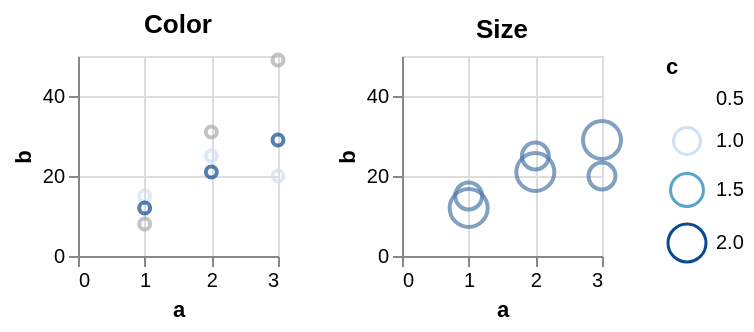

Vega-Lite specification for this chart:
### Vega specification from a JSON file in a GitHub repository (floating-point values rounded to 4 significant figures)
{"$schema": "https://vega.github.io/schema/vega/v5.json", "description": "Testing invalid", "background": "white", "padding": 5, "height": 100, "data": [{"name": "source_0", "values": [{"a": 1, "b": 15, "c": 1}, {"a": 2, "b": 25, "c": 1}, {"a": 3, "b": 20, "c": 1}, {"a": 1, "b": 12, "c": 2}, {"a": 2, "b": 21, "c": 2}, {"a": 3, "b": 29, "c": 2}, {"a": 1, "b": 8, "c": null}, {"a": 2, "b": 31, "c": null}, {"a": 3, "b": 49, "c": null}]}], "signals": [{"name": "childWidth", "value": 100}], "layout": {"padding": 20, "bounds": "full", "align": "each"}, "marks": [{"type": "group", "name": "concat_0_group", "title": {"text": "Color", "frame": "group"}, "style": "cell", "encode": {"update": {"width": {"signal": "childWidth"}, "height": {"signal": "height"}}}, "marks": [{"name": "concat_0_marks", "type": "symbol", "style": ["point"], "from": {"data": "source_0"}, "encode": {"update": {"opacity": {"value": 0.7}, "fill": {"value": "transparent"}, "stroke": [{"test": "!isValid(datum[\"c\"]) || !isFinite(+datum[\"c\"])", "value": "#aaa"}, {"scale": "color", "field": "c"}], "tooltip": {"signal": "{\"a\": format(datum[\"a\"], \"\"), \"b\": format(datum[\"b\"], \"\"), \"c\": format(datum[\"c\"], \"\")}"}, "ariaRoleDescription": {"value": "point"}, "description": {"signal": "\"a: \" + (format(datum[\"a\"], \"\")) + \"; b: \" + (format(datum[\"b\"], \"\")) + \"; c: \" + (format(datum[\"c\"], \"\"))"}, "x": [{"test": "!isValid(datum[\"a\"]) || !isFinite(+datum[\"a\"])", "scale": "concat_0_x", "value": 0}, {"scale": "concat_0_x", "field": "a"}], "y": [{"test": "!isValid(datum[\"b\"]) || !isFinite(+datum[\"b\"])", "scale": "concat_0_y", "value": 0}, {"scale": "concat_0_y", "field": "b"}]}}}], "axes": [{"scale": "concat_0_x", "orient": "bottom", "gridScale": "concat_0_y", "grid": true, "tickCount": {"signal": "ceil(childWidth/40)"}, "domain": false, "labels": false, "aria": false, "maxExtent": 0, "minExtent": 0, "ticks": false, "zindex": 0}, {"scale": "concat_0_y", "orient": "left", "gridScale": "concat_0_x", "grid": true, "tickCount": {"signal": "ceil(height/40)"}, "domain": false, "labels": false, "aria": false, "maxExtent": 0, "minExtent": 0, "ticks": false, "zindex": 0}, {"scale": "concat_0_x", "orient": "bottom", "grid": false, "title": "a", "labelFlush": true, "labelOverlap": true, "tickCount": {"signal": "ceil(childWidth/40)"}, "zindex": 0}, {"scale": "concat_0_y", "orient": "left", "grid": false, "title": "b", "labelOverlap": true, "tickCount": {"signal": "ceil(height/40)"}, "zindex": 0}]}, {"type": "group", "name": "concat_1_group", "title": {"text": "Size", "frame": "group"}, "style": "cell", "encode": {"update": {"width": {"signal": "childWidth"}, "height": {"signal": "height"}}}, "marks": [{"name": "concat_1_marks", "type": "symbol", "style": ["point"], "from": {"data": "source_0"}, "encode": {"update": {"opacity": {"value": 0.7}, "fill": {"value": "transparent"}, "stroke": {"value": "#4c78a8"}, "tooltip": {"signal": "{\"a\": format(datum[\"a\"], \"\"), \"b\": format(datum[\"b\"], \"\"), \"c\": format(datum[\"c\"], \"\")}"}, "ariaRoleDescription": {"value": "point"}, "description": {"signal": "\"a: \" + (format(datum[\"a\"], \"\")) + \"; b: \" + (format(datum[\"b\"], \"\")) + \"; c: \" + (format(datum[\"c\"], \"\"))"}, "x": [{"test": "!isValid(datum[\"a\"]) || !isFinite(+datum[\"a\"])", "scale": "concat_1_x", "value": 0}, {"scale": "concat_1_x", "field": "a"}], "y": [{"test": "!isValid(datum[\"b\"]) || !isFinite(+datum[\"b\"])", "scale": "concat_1_y", "value": 0}, {"scale": "concat_1_y", "field": "b"}], "size": [{"test": "!isValid(datum[\"c\"]) || !isFinite(+datum[\"c\"])", "scale": "size", "value": 0}, {"scale": "size", "field": "c"}]}}}], "axes": [{"scale": "concat_1_x", "orient": "bottom", "gridScale": "concat_1_y", "grid": true, "tickCount": {"signal": "ceil(childWidth/40)"}, "domain": false, "labels": false, "aria": false, "maxExtent": 0, "minExtent": 0, "ticks": false, "zindex": 0}, {"scale": "concat_1_y", "orient": "left", "gridScale": "concat_1_x", "grid": true, "tickCount": {"signal": "ceil(height/40)"}, "domain": false, "labels": false, "aria": false, "maxExtent": 0, "minExtent": 0, "ticks": false, "zindex": 0}, {"scale": "concat_1_x", "orient": "bottom", "grid": false, "title": "a", "labelFlush": true, "labelOverlap": true, "tickCount": {"signal": "ceil(childWidth/40)"}, "zindex": 0}, {"scale": "concat_1_y", "orient": "left", "grid": false, "title": "b", "labelOverlap": true, "tickCount": {"signal": "ceil(height/40)"}, "zindex": 0}]}], "scales": [{"name": "color", "type": "linear", "domain": {"data": "source_0", "field": "c"}, "range": "ramp", "interpolate": "hcl", "zero": false}, {"name": "size", "type": "linear", "domain": {"data": "source_0", "field": "c"}, "range": [0, 361], "zero": true}, {"name": "concat_0_x", "type": "linear", "domain": {"data": "source_0", "field": "a"}, "range": [0, {"signal": "childWidth"}], "nice": true, "zero": true}, {"name": "concat_0_y", "type": "linear", "domain": {"data": "source_0", "field": "b"}, "range": [{"signal": "height"}, 0], "nice": true, "zero": true}, {"name": "concat_1_x", "type": "linear", "domain": {"data": "source_0", "field": "a"}, "range": [0, {"signal": "childWidth"}], "nice": true, "zero": true}, {"name": "concat_1_y", "type": "linear", "domain": {"data": "source_0", "field": "b"}, "range": [{"signal": "height"}, 0], "nice": true, "zero": true}], "legends": [{"stroke": "color", "gradientLength": {"signal": "clamp(height, 64, 200)"}, "title": "c", "encode": {"gradient": {"update": {"opacity": {"value": 0.7}}}}, "symbolType": "circle", "size": "size"}], "config": {"mark": {"tooltip": true}}}
